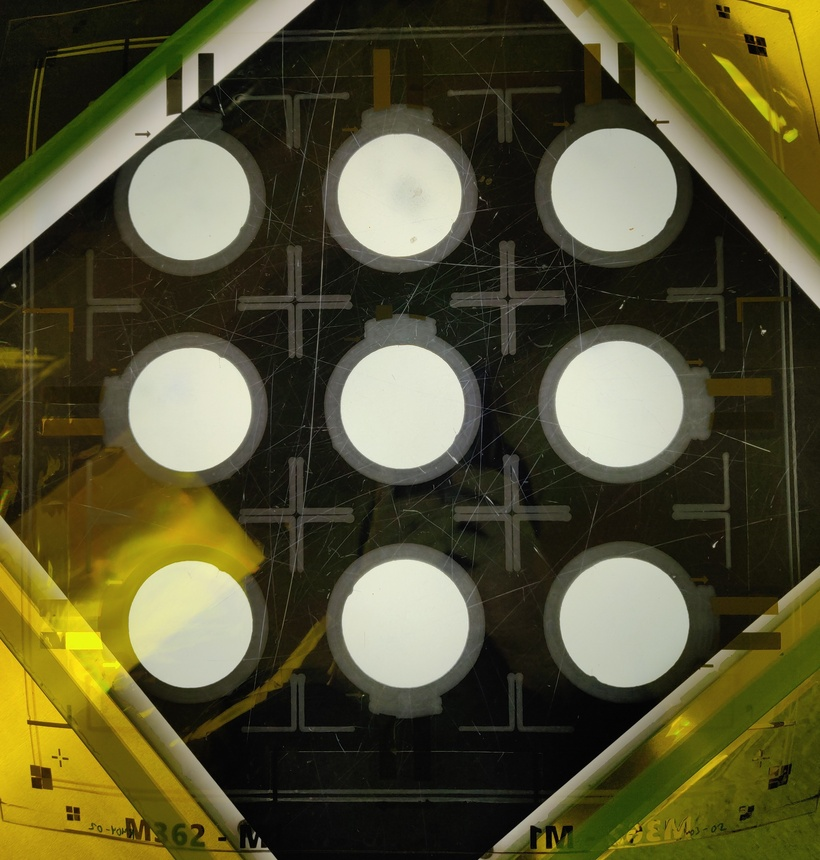
#> input picture images/R403-02(2).jpg, 820 x 860 px, shrunk from 3456 x 3624 before the run, found by its file name
$ python modify_hsv.py
#> lines starting #> are read from the running program, lines starting #| are printed output that depends on the picture
import cv2
import numpy as np

# Read the image
img_path = r'C:\Users\User\PycharmProjects\cell_gap_matching_to_michel_levy\images\R403-02(2).jpg'  # Replace with the path to your image
img = cv2.imread(img_path)
#> img is the input picture: shape (860, 820, 3); mean B, G, R 52.6, 83.9, 87

# Check if the image is successfully loaded
if img is None:
    print(f"Error: Unable to load the image from {img_path}")
else:
    # Convert the image to HSV color space
    img_hsv = cv2.cvtColor(img, cv2.COLOR_BGR2HSV)
#> img_hsv: shape (860, 820, 3); mean H, S, V 28.8, 115.7, 88.6

    # User input for target brightness and saturation values (between 0 and 1)
    target_brightness = float(input("Enter target brightness (0 to 1): "))
#> the answer given: 1
    target_saturation = float(input("Enter target saturation (0 to 1): "))
#> the answer given: 1

    # Calculate the current mean brightness and saturation
    mean_brightness = cv2.mean(img_hsv)[2] / 255.0
#> mean_brightness = 0.348
    mean_saturation = cv2.mean(img_hsv)[1] / 255.0
#> mean_saturation = 0.454

    # Calculate the scaling factors for brightness and saturation
    brightness_scale = target_brightness / mean_brightness
#> brightness_scale = 2.88
    saturation_scale = target_saturation / mean_saturation
#> saturation_scale = 2.2

    # Adjust brightness and saturation
    img_hsv[:, :, 2] = np.clip(cv2.multiply(img_hsv[:, :, 2], brightness_scale), 0, 255)
#> img_hsv: shape (860, 820, 3); mean H, S, V 28.8, 115.7, 165.3
    img_hsv[:, :, 1] = np.clip(cv2.multiply(img_hsv[:, :, 1], saturation_scale), 0, 255)
#> img_hsv: shape (860, 820, 3); mean H, S, V 28.8, 178.5, 165.3

    # Convert back to BGR color space
    modified_img = cv2.cvtColor(img_hsv, cv2.COLOR_HSV2BGR)
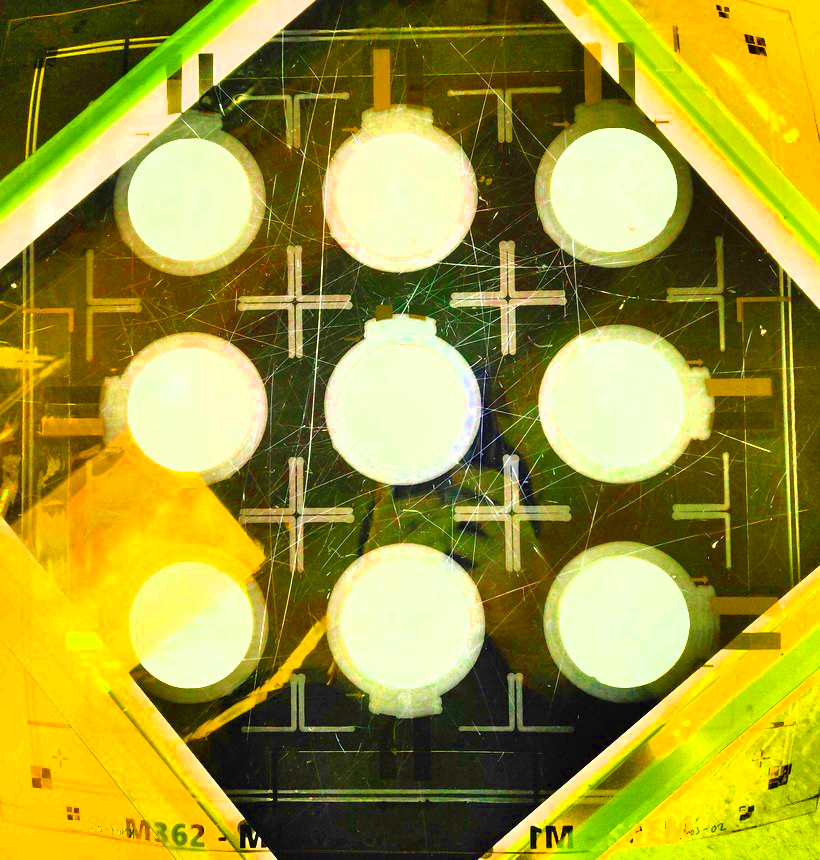
#> modified_img: shape (860, 820, 3); mean B, G, R 56.2, 151.7, 159.3

    # Display the original and modified images
    cv2.imshow('Original Image', img)
    cv2.imshow('Modified Image', modified_img)
    cv2.waitKey(0)
    cv2.destroyAllWindows()

    # Save the modified image
    output_path = r'C:\Users\User\PycharmProjects\cell_gap_matching_to_michel_levy\images\edited_image.jpg'  # Replace with the desired output path
    cv2.imwrite(output_path, modified_img)
    print(f"Modified image saved to {output_path}")

$ run again, with images/R403-03(2).jpg copied over images/R403-02(2).jpg
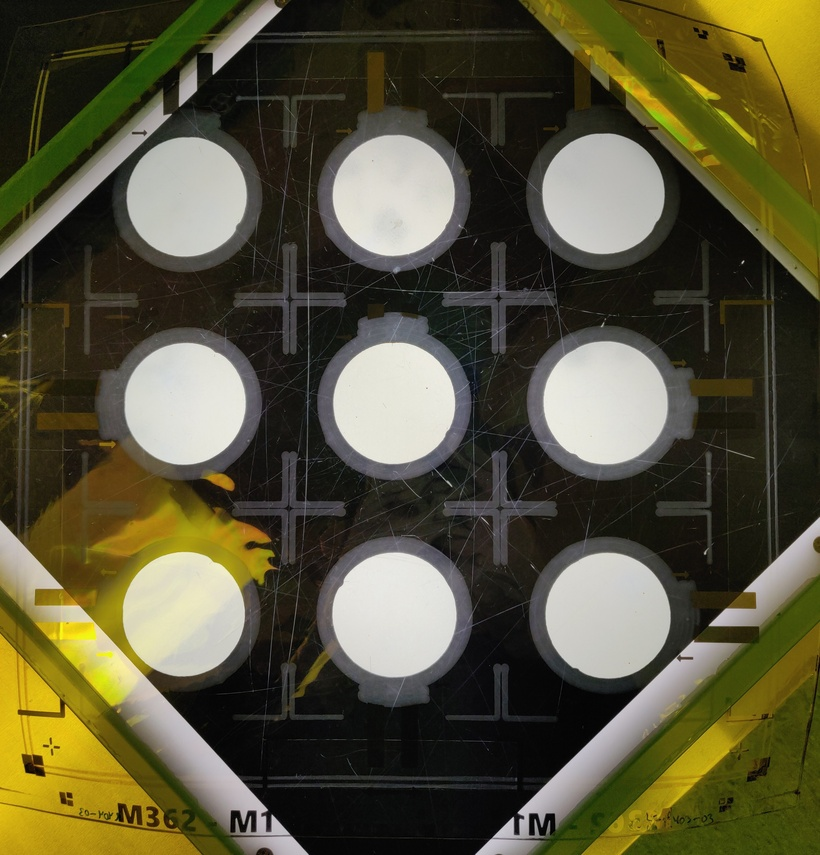
#> input picture images/R403-03(2).jpg, 820 x 855 px, shrunk from 3456 x 3601 before the run, found by its file name
#> img is the input picture: shape (855, 820, 3); mean B, G, R 58.7, 83.9, 87.8
#> mean_brightness = 0.35
#> mean_saturation = 0.374
#> brightness_scale = 2.86
#> saturation_scale = 2.67
#> `modified_img = cv2.cvtColor(img_hsv, cv2.COLOR_HSV2BGR)`:
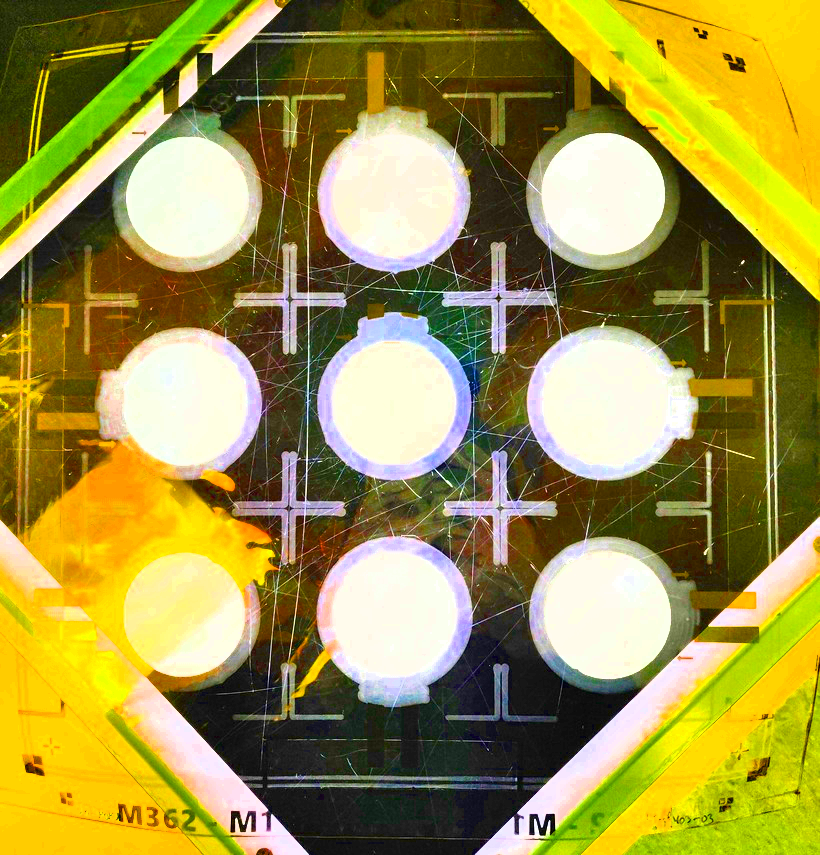
#> modified_img: shape (855, 820, 3); mean B, G, R 72.7, 146.5, 158
